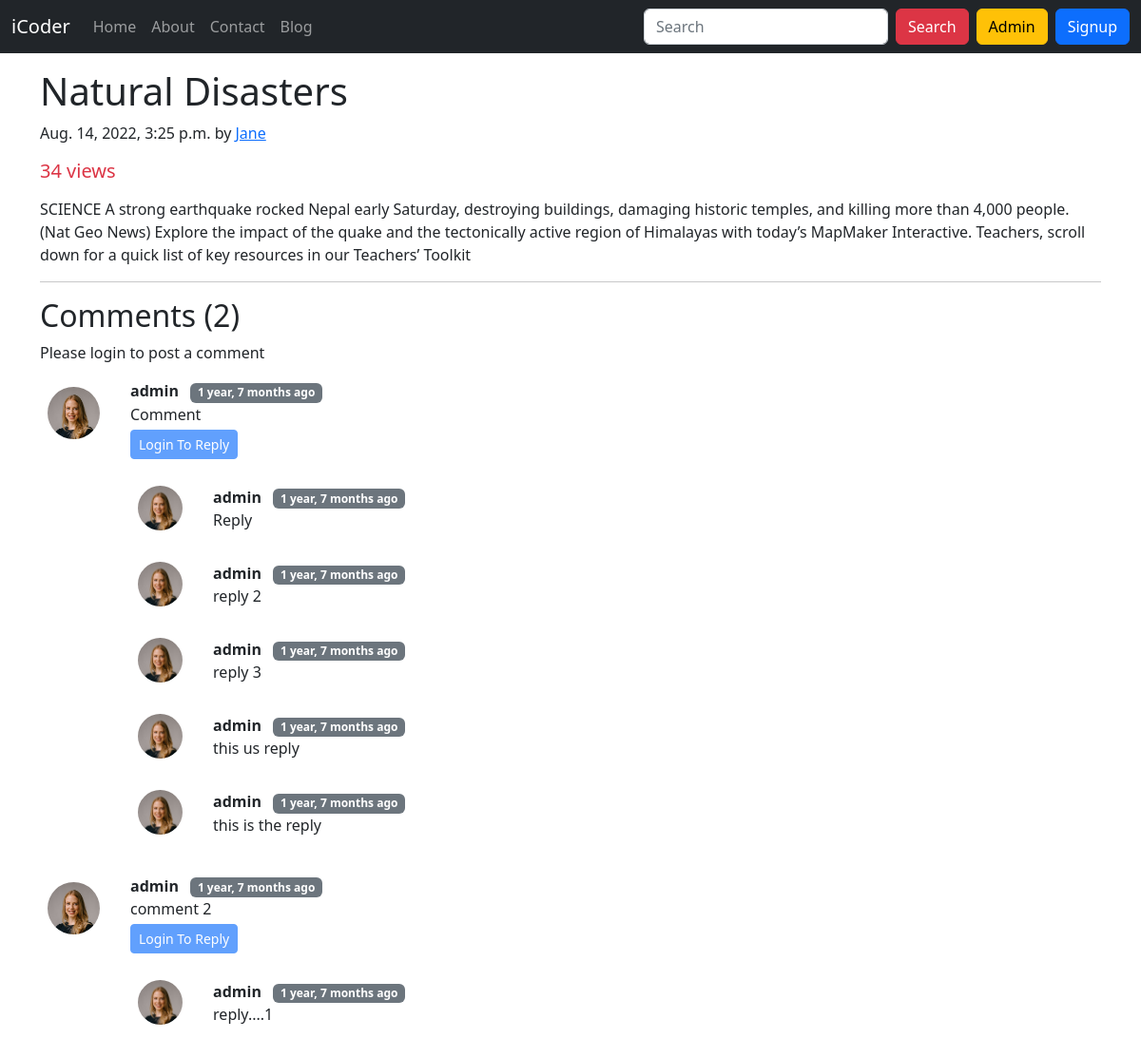
Screenshot of /blog/Post-2 with the database file from the repository.
### blog/models.py (models this page shows, shortened)
class Post(models.Model):
    sno=models.AutoField(primary_key=True)
    title=models.CharField(max_length=255)
    author=models.CharField(max_length=14)
    slug=models.CharField(max_length=130)
    timeStamp=models.DateTimeField(blank=True)
    content=models.TextField()
    views = models.IntegerField(default=0)

class BlogComment(models.Model):
    sno = models.AutoField(primary_key=True)
    comment = models.TextField()
    user = models.ForeignKey(User,on_delete=models.CASCADE)
    post = models.ForeignKey(Post,on_delete=models.CASCADE)
    parent = models.ForeignKey('self',on_delete=models.CASCADE,null=True)
    timeStamp=models.DateTimeField(default=now)
    def __str__(self):
        return self.comment[0:13]+"..."+" by "+self.user.username

### blog/views.py (the view)
# urls.py: path('<str:slug>', views.blogPost,name="blogPost"),
def blogPost(request, slug):
    post=Post.objects.filter(slug=slug).first()
    post.views = post.views+1
    post.save()
    comments= BlogComment.objects.filter(post=post,parent=None)
    replies = BlogComment.objects.filter(post=post).exclude(parent=None)
    replyDict = {}
    for reply in replies:
        if reply.parent.sno not in replyDict.keys():
            replyDict[reply.parent.sno]=[reply]
        else:
            replyDict[reply.parent.sno].append(reply)
    print(replyDict)
    context={'post':post, 'comments': comments, 'user': request.user,'replyDict':replyDict}
    return render(request, "blog/blogPost.html", context)

### blog/templatetags/filterFile.py (called while the page is built)
@register.filter(name='get_val')
def get_val(dict,key):
    return dict.get(key)

### templates/blog/blogPost.html (shortened to what this page needs)
{% extends 'base.html' %}
{% block body %}
{% load humanize %}
{% load filterFile %}
<div class="container my-3">
    <div class="blog-post">
        <h1 class="blog-post-title">{{post.title}}</h1>
        <p class="blog-post-meta">{{post.timeStamp}} by <a href="#">{{post.author}}</a></p>
        <h5 class="text-danger">{{post.views}} views</h5>
        <p>{{post.content|safe}}</p>
        <hr>
    </div>
</div>
<div class="container">
    <h2> Comments ({{comments.count}}) </h2>
    <div class="my-2">
        {% if user.is_authenticated %}
        <form action="/blog/postComment" method="post">
            {% csrf_token %}
            <div class="form-group">
                <label for="exampleInputEmail1">Post Comment </label>
                <input type="text" class="form-control" name="comment" placeholder="Enter comment here">
            </div>
            <input type="hidden" name="postSno" value="{{post.sno}}">
            <input type="hidden" name="parentSno" value="">
            <button type="submit" class="btn btn-danger my-2">Submit</button>
        </form>
        {% else %}
        Please login to post a comment
        {% endif %}
    </div>
    {% for comment in comments %}
    <div class="row my-3">
        <div class="col-md-1  ">
            <img class="rounded-circle mx-auto d-block w-100 p-2" src="/static/img/user-1.png" alt="user">
        </div>
        <div class="col-md-11 ">
            <b> {{comment.user.username}}</b>
            <span class="badge badge-secondary bg-secondary mx-2">{{comment.timeStamp|naturaltime}}</span>
            <div> {{comment.comment}}</div>
            {% if user.is_authenticated %}
            <button class="btn btn-sm btn-primary my-1" type="button" data-bs-toggle="collapse"
                data-bs-target="#replyBox{{comment.sno}}" aria-expanded="false" aria-controls="replyBox{{comment.sno}}">
                Reply
            </button>
            <div class="collapse" id="replyBox{{comment.sno}}">
                <div class="card card-body my-2">
                    <form action="/blog/postComment" method="post">
                        {% csrf_token %}
                        <div class="form-group">
                            <label for="comment">Reply to {{comment.user.username}} </label>
                            <input type="text" class="form-control" name="comment" placeholder="Enter comment here">
                            <input type="hidden" name="parentSno" value="{{comment.sno}}">
                        </div>
                        <input type="hidden" name="postSno" value="{{post.sno}}">
                        <button type="submit" class="btn btn-warning my-1">Submit</button>
                    </form>
                </div>
            </div>
            {% else %}
            <button class="btn btn-sm btn-primary my-1" type="button" data-bs-toggle="collapse"
                data-bs-target="#replyBox{{comment.sno}}" aria-expanded="false" aria-controls="replyBox{{comment.sno}}"
                disabled>
                Login To Reply
            </button>
            {% endif %}
            <div class="replies my-2">
                {% for reply in replyDict|get_val:comment.sno %}
                <div class="row">
                    <div class="col-md-1 my-2">
                        <img class="rounded-circle mx-auto d-block w-100 p-2" src="/static/img/user-1.png" alt="user">
                    </div>
                    <div class="col-md-11 my-3">
                        <div class="col-md-11 ">
                            <b> {{reply.user.username}}</b>
                            <span class="badge badge-secondary bg-secondary mx-2">{{reply.timeStamp|naturaltime}}</span>
                            <div> {{reply.comment}}</div>
                        </div>
                    </div>
                    <br>
                </div>
                {% endfor %}
            </div>
        </div>
    </div>
    {% endfor %}
</div>
{% endblock %}

### templates/base.html (shortened to what this page needs)
<!doctype html>
<html lang="en">
<head>
    <link href="https://cdn.jsdelivr.net/npm/bootstrap@5.2.0/dist/css/bootstrap.min.css" rel="stylesheet"
>
</head>
<body>
    <nav class="navbar navbar-expand-lg bg-dark navbar-dark">
        <div class="container-fluid">
            <a class="navbar-brand" href="/">iCoder</a>
            <div class="collapse navbar-collapse" id="navbarSupportedContent">
                <ul class="navbar-nav me-auto mb-2 mb-lg-0">
                    <li class="nav-item">
                        <a class="nav-link {% block homeactive %}{% endblock homeactive %}" aria-current="page"
                            href="/">Home</a>
                    </li>
                    <li class="nav-item">
                        <a class="nav-link {% block aboutactive %}{% endblock aboutactive %}" href="/about">About</a>
                    </li>
                    <li class="nav-item">
                        <a class="nav-link {% block contactactive %}{% endblock contactactive %}"
                            href="/contact">Contact</a>
                    </li>
                    <li class="nav-item">
                        <a class="nav-link {% block blogactive %}{% endblock blogactive %}" href="/blog">Blog</a>
                    </li>
                </ul>
                <form method="get" action="/search" class="d-flex" role="search">
                    <input class="form-control me-2" type="search" placeholder="Search" aria-label="Search" name="query"
                        id="query">
                    <button class="btn btn-danger" type="submit">Search</button>
                </form>
                <a href="/admin" target="_blank" role="button" class="btn btn-warning mx-2">Admin</a>
                {% if user.is_authenticated %}
                <div class="btn-group">
                    <button type="button" class="btn btn-primary dropdown-toggle" data-bs-toggle="dropdown"
                        aria-expanded="false">
                        {{request.user}}
                    </button>
                    <ul class="dropdown-menu">
                        <li><a class="dropdown-item" href="/logout/">Logout</a></li>
                    </ul>
                </div>
            </div>
            {% else %}
            <button type="button" class="btn btn-primary" data-bs-toggle="modal" data-bs-target="#signupModal">
                Signup
            </button>
            {% endif %}
        </div>
        </div>
    </nav>
    {% block body %}{% endblock body %}
</body>
</html>

### rows the page displays
Post: title "Natural Disasters", timeStamp "Aug. 14, 2022, 3:25 p.m.", author "Jane", views "34", content "SCIENCE A strong earthquake rocked Nepal early Saturday, destroying buildings, damaging historic temples, and killing more than 4,000 people. (Nat Geo News) Explore the impact of the quake and the tectonically active region of Himalayas with today’s MapMaker Interactive. Teachers, scroll down for a quick list of key resources in our Teachers’ Toolkit"
BlogComment: user.username "admin", timeStamp "1 year, 7 months ago", comment "Comment"
BlogComment: user.username "admin", timeStamp "1 year, 7 months ago", comment "Reply"
BlogComment: user.username "admin", timeStamp "1 year, 7 months ago", comment "reply 2"
BlogComment: user.username "admin", timeStamp "1 year, 7 months ago", comment "reply 3"
BlogComment: user.username "admin", timeStamp "1 year, 7 months ago", comment "this us reply"
BlogComment: user.username "admin", timeStamp "1 year, 7 months ago", comment "this is the reply"
BlogComment: user.username "admin", timeStamp "1 year, 7 months ago", comment "comment 2"
BlogComment: user.username "admin", timeStamp "1 year, 7 months ago", comment "reply....1"

### other values shown
{{ comments.count }} "2"
